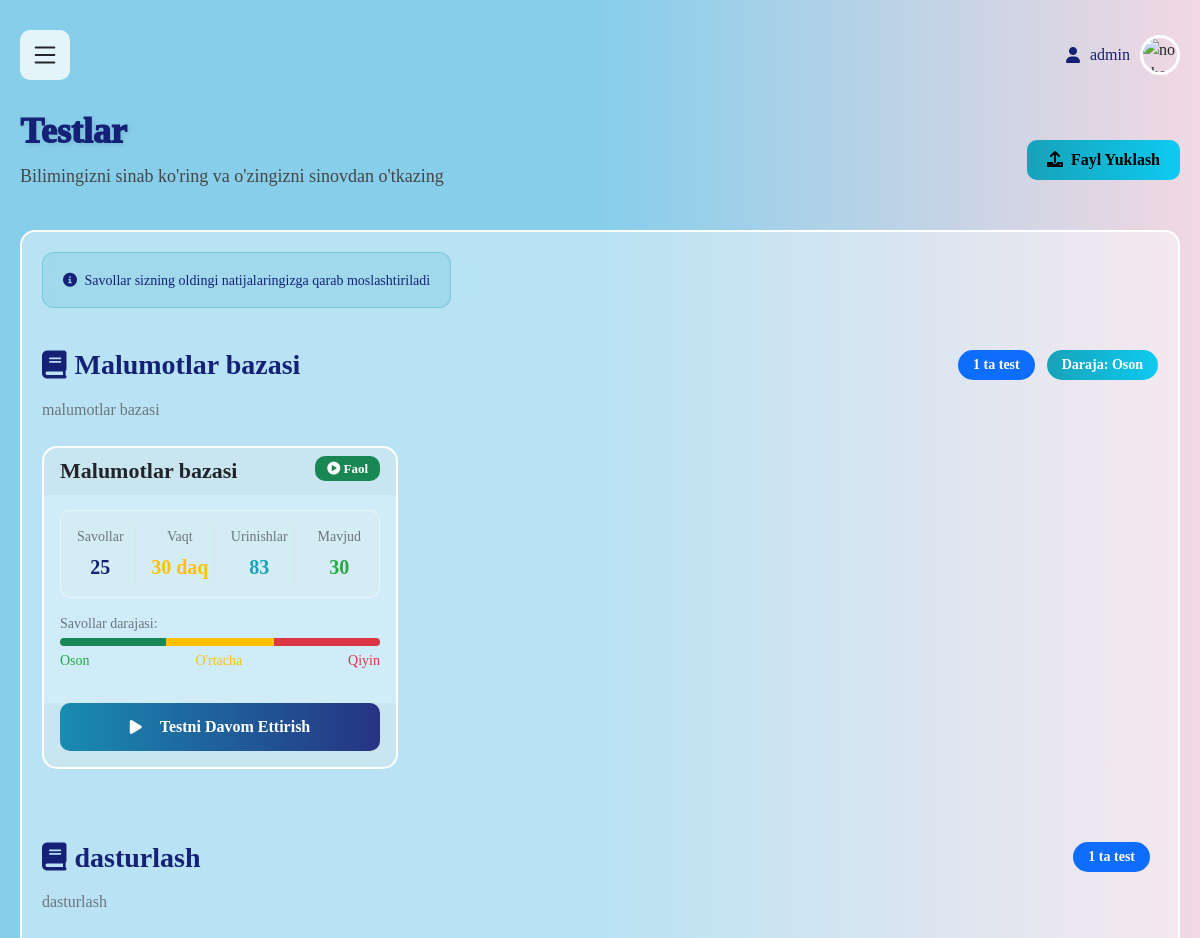
The app's page /tests/ (signed in, upper part), older data.
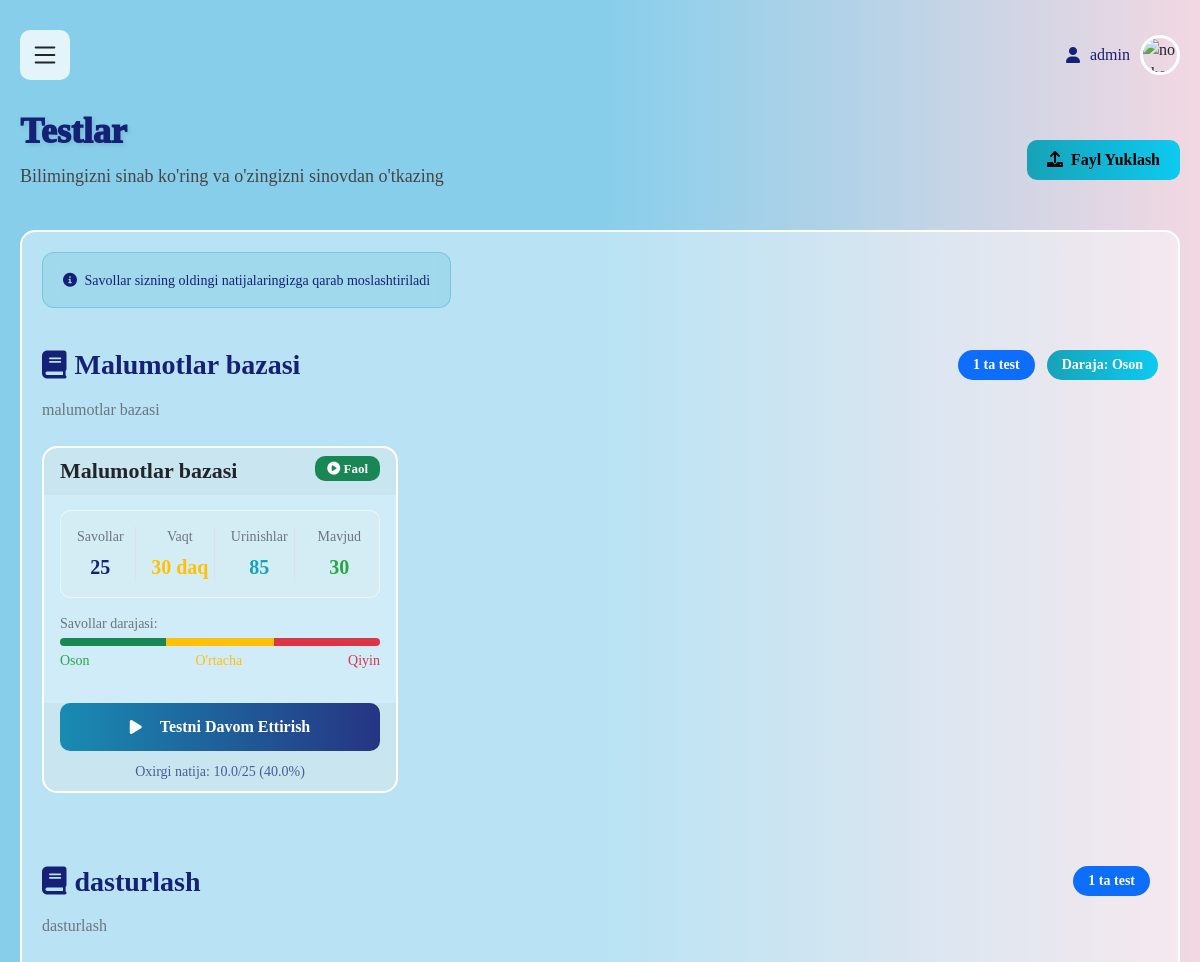
The same page, newer data.
### app1/models.py (models this page shows, shortened)
class Subject(models.Model):
    name = models.CharField(max_length=255)
    description = models.TextField(blank=True, null=True)

class UserSubjectLevel(models.Model):
    user = models.ForeignKey(User, on_delete=models.CASCADE)
    subject = models.ForeignKey(Subject, on_delete=models.CASCADE)
    difficulty_level = models.PositiveSmallIntegerField(
        choices=Question.DIFFICULTY_LEVELS,
        default=2,
        verbose_name="Qiyinlik darajasi"
    )
    last_updated = models.DateTimeField(auto_now=True)
    class Meta:
        unique_together = ['user', 'subject']
        verbose_name = "Foydalanuvchi fan darajasi"
        verbose_name_plural = "Foydalanuvchi fan darajalari"

class Test(models.Model):
    subject = models.ForeignKey(Subject, on_delete=models.CASCADE)
    title = models.CharField(max_length=255)
    description = models.TextField(blank=True, null=True)
    uploaded_at = models.DateTimeField(default=timezone.now)
    time_limit_minutes = models.PositiveIntegerField(
        default=30,
        verbose_name="Test vaqti (daqiqa)",
        help_text="Testni ishlash uchun berilgan maksimal vaqt"
    )
    is_active = models.BooleanField(
        default=True,
        verbose_name="Faol",
        help_text="Test hozir ishlash uchun mavjudmi"
    )
    question_count = models.PositiveIntegerField(
        default=25,
        verbose_name="Savollar soni",
        help_text="Testdagi umumiy savollar soni"
    )

class TestResult(models.Model):
    user = models.ForeignKey(User, on_delete=models.CASCADE)
    test = models.ForeignKey(Test, on_delete=models.CASCADE)
    score = models.FloatField(default=0)
    total_questions = models.IntegerField(default=0)
    completed_at = models.DateTimeField(auto_now_add=True)
    time_taken_seconds = models.PositiveIntegerField(
        default=0,
        verbose_name="Sarflangan vaqt (soniya)",
        help_text="Foydalanuvchi testni ishlashga sarflagan vaqt"
    )
    average_difficulty = models.FloatField(
        default=0,
        verbose_name="O'rtacha qiyinlik",
        help_text="Testdagi savollarning o'rtacha qiyinlik darajasi"
    )
    def percentage(self):
        if self.total_questions > 0:
            return (self.score / self.total_questions) * 100
        return 0

### app1/views.py (the view)
# urls.py: path('tests/', views.tests, name='tests'),
def tests(request):
    subjects = Subject.objects.prefetch_related('test_set').all()
    return render(request, 'app1/tests.html', {'subjects': subjects})

### templates/app1/tests.html (shortened to what the changed rows need)
{% extends 'base.html' %}
{% block content %}
<div style="display: flex; align-items: center; justify-content: space-between;">
        <div>
            <h1 class="display-5 fw-bold text-dark mb-3">Testlar</h1>
        </div>
</div>
  <div class="test-container">
    {% for subject in subjects %}
    <div class="row mb-4">
      <div class="col-12">
        <div class="d-flex justify-content-between align-items-center mb-3">
          <h3 class="text-primary mb-0">
            <i class="fas fa-book me-2"></i>{{ subject.name }}
          </h3>
          <div>
            <span class="badge bg-primary fs-6 me-2">
              {{ subject.test_set.count }} ta test
            </span>
            {% if user.is_authenticated %}
              {% for user_level in user.usersubjectlevel_set.all %}
                {% if user_level.subject == subject %}
                  <span class="badge bg-info fs-6">
                    Daraja: {{ user_level.get_difficulty_level_display }}
                  </span>
                {% endif %}
              {% endfor %}
            {% endif %}
          </div>
        </div>
        {% if subject.description %}
        <p class="text-muted mb-0">{{ subject.description }}</p>
        {% endif %}
      </div>
    </div>
    <div class="row mb-5">
      {% for test in subject.test_set.all %}
      <div class="col-xl-4 col-md-6 mb-4" >
        <div  class="test_info_style"  >
          <div class="card-header border-bottom-0 pb-0" >
            <div class="d-flex justify-content-between align-items-start">
              <h5 class="card-title text-dark mb-2">{{ test.title }}</h5>
              <span class="badge {% if test.is_active %}bg-success{% else %}bg-secondary{% endif %}">
                {% if test.is_active %}
                  <i class="fas fa-play-circle"></i> Faol
                {% else %}
                  <i class="fas fa-pause-circle"></i> Nofaol
                {% endif %}
              </span>
            </div>
          </div>
          <div class="card-body pt-0">
            <div class="row text-center test-stats">
              <div class="col-3">
                <div class="border-end">
                  <small class="text-muted d-block">Savollar</small>
                  <strong class="text-primary">{{ test.question_count }}</strong>
                </div>
              </div>
              <div class="col-3">
                <div class="border-end">
                  <small class="text-muted d-block">Vaqt</small>
                  <strong class="text-warning">{{ test.time_limit_minutes }} daq</strong>
                </div>
              </div>
              <div class="col-3">
                <div class="border-end">
                  <small class="text-muted d-block">Urinishlar</small>
                  <strong class="text-info">{{ test.testresult_set.count }}</strong>
                </div>
              </div>
              <div class="col-3">
                <small class="text-muted d-block">Mavjud</small>
                <strong class="text-success">{{ test.questions.count }}</strong>
              </div>
            </div>
            <div class="mb-3">
              <small class="text-muted d-block mb-1">Savollar darajasi:</small>
              <div class="d-flex align-items-center">
                {% with questions=test.questions.all %}
                  {% if questions %}
                    {% with easy_count=questions|length medium_count=questions|length hard_count=questions|length %}
                    <div class="progress flex-grow-1" style="height: 8px">
                      <div class="progress-bar bg-success" style="width: 33%" title="Oson"></div>
                      <div class="progress-bar bg-warning" style="width: 34%" title="O'rtacha"></div>
                      <div class="progress-bar bg-danger" style="width: 33%" title="Qiyin"></div>
                    </div>
                    {% endwith %}
                  {% else %}
                    <div class="progress flex-grow-1" style="height: 8px">
                      <div class="progress-bar bg-secondary" style="width: 100%"></div>
                    </div>
                  {% endif %}
                {% endwith %}
              </div>
              <div class="d-flex justify-content-between mt-1">
                <small class="text-success">Oson</small>
                <small class="text-warning">O'rtacha</small>
                <small class="text-danger">Qiyin</small>
              </div>
            </div>
          </div>
          <div class="card-footer border-top-0 pt-0">
            <div class="d-grid">
              {% if test.is_active %}
                {% if user.is_authenticated %}
                  <a href="{% url 'take_test' test.id %}" class="btn btn-primary">
                    <i class="fas fa-play me-2"></i>
                    {% for user_level in user.usersubjectlevel_set.all %}
                      {% if user_level.subject == subject %}
                        Testni Davom Ettirish
                      {% endif %}
                    {% empty %}
                      Testni Boshlash
                    {% endfor %}
                  </a>
                {% else %}
                  <a href="{% url 'login' %}?next={% url 'take_test' test.id %}" class="btn btn-outline-primary">
                    <i class="fas fa-sign-in-alt me-2"></i>Testni Boshlash
                  </a>
                {% endif %}
              {% else %}
                <button class="btn btn-secondary" disabled>
                  <i class="fas fa-ban me-2"></i>Test Nofaol
                </button>
              {% endif %}
            </div>
            {% if user.is_authenticated %}
              <div class="text-center mt-2">
                <small class="text-muted">
                  {% for result in test.testresult_set.all %}
                    {% if result.user == user and forloop.last %}
                      Oxirgi natija: {{ result.score }}/{{ result.total_questions }} ({{ result.percentage|floatformat:1 }}%)
                    {% endif %}
                  {% endfor %}
                </small>
              </div>
            {% endif %}
          </div>
        </div>
      </div>
      {% endfor %}
    </div>
    {% endfor %}
  </div>
{% endblock %}

Row changes from the older to the newer data that the page shows:
computed for Test "Malumotlar bazasi": testresult_set.count "83" → "85"
added TestResult: score "10.0", total_questions "25", percentage "40.0"
